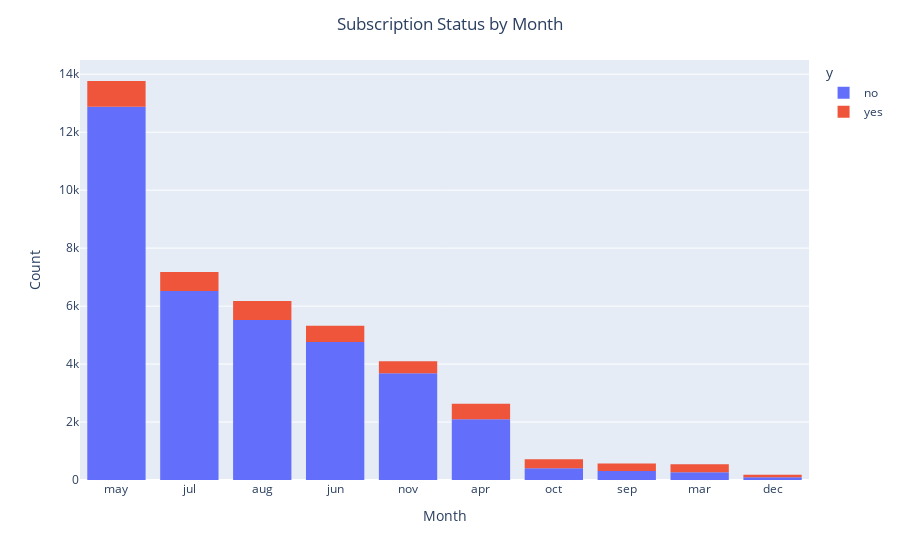

Source (notebook cell):
### Code cell
# Subscription Status breakdown by Month
fig = px.histogram(campaign_df, x='month', color='y')
fig.update_layout(title={'text': 'Subscription Status by Month','x': 0.5,'xanchor': 'center'},
                 xaxis_title_text='Month', yaxis_title_text='Count', xaxis={'categoryorder':'total descending'})
fig.write_image("images/05_Subscription_Status_by_Month.png")
fig.write_html("plots/05_Subscription_Status_by_Month.html")
fig.show()

### Figure 1 — Plotly figure (JSON) as saved in the notebook; plotly's stock layout.template omitted (floating-point values rounded to 4 significant figures; data arrays with more than 128 entries replaced by an {"elided": "..."} marker saying what was removed)
{"data": [{"bingroup": "x", "hovertemplate": "y=no<br>month=%{x}<br>count=%{y}<extra></extra>", "legendgroup": "no", "marker": {"color": "#636efa", "pattern": {"shape": ""}}, "name": "no", "orientation": "v", "showlegend": true, "type": "histogram", "x": {"elided": "36544 str values"}, "xaxis": "x", "yaxis": "y"}, {"bingroup": "x", "hovertemplate": "y=yes<br>month=%{x}<br>count=%{y}<extra></extra>", "legendgroup": "yes", "marker": {"color": "#EF553B", "pattern": {"shape": ""}}, "name": "yes", "orientation": "v", "showlegend": true, "type": "histogram", "x": {"elided": "4640 str values"}, "xaxis": "x", "yaxis": "y"}], "layout": {"barmode": "relative", "legend": {"title": {"text": "y"}, "tracegroupgap": 0}, "margin": {"t": 60}, "title": {"text": "Subscription Status by Month", "x": 0.5, "xanchor": "center"}, "xaxis": {"anchor": "y", "categoryorder": "total descending", "domain": [0, 1], "title": {"text": "Month"}}, "yaxis": {"anchor": "x", "domain": [0, 1], "title": {"text": "Count"}}}}
